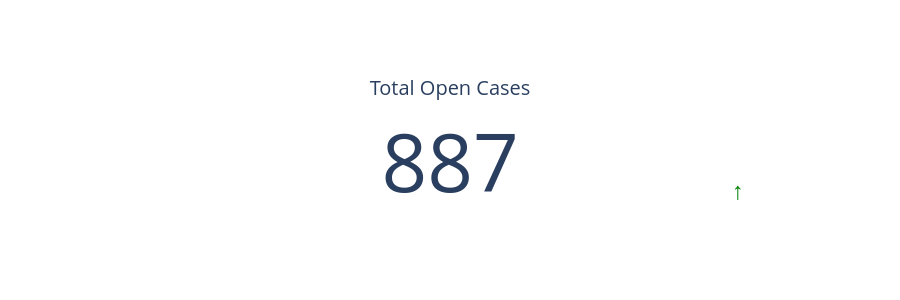
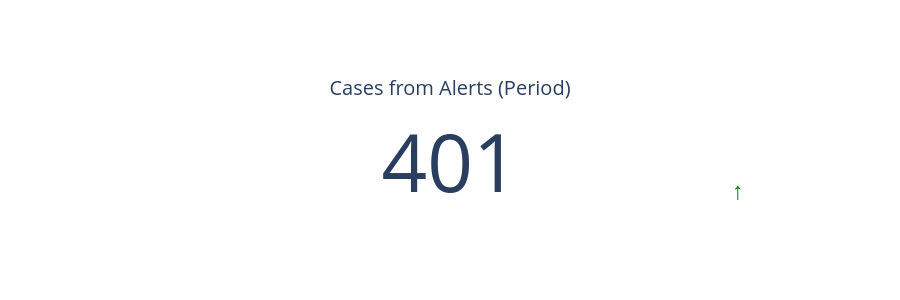
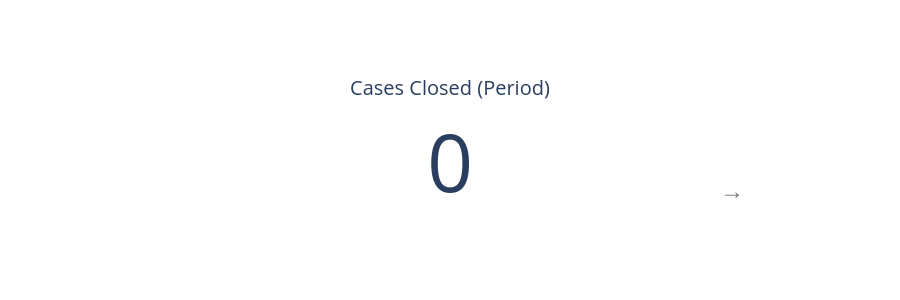
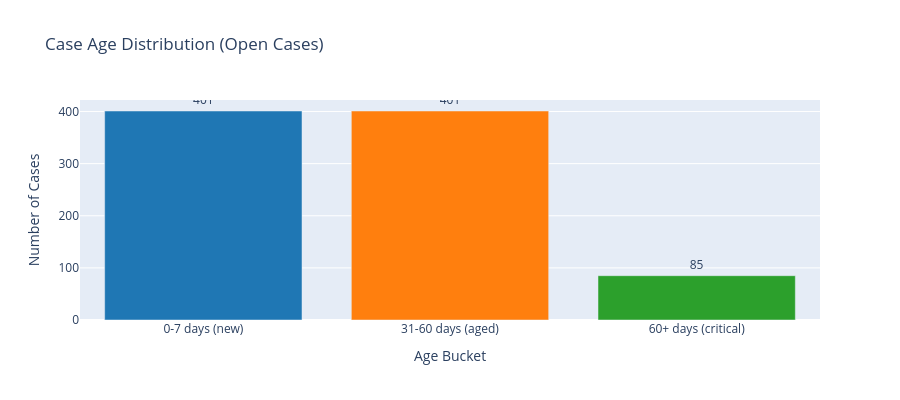

These figures' notebook cell, in order:
### Markdown cell above
## 8. Visualize Metrics with Trend Indicators
Create interactive visualizations for all KPIs with current values and trend indicators.

### Code cell
import plotly.graph_objects as go
from plotly.subplots import make_subplots

def create_kpi_card(title, current_value, previous_value, unit="", format_str=",.0f"):
    """Create a KPI card visualization with trend indicator"""
    trend = get_trend_indicator(current_value, previous_value)
    trend_color = "green" if trend == "↑" else ("red" if trend == "↓" else "gray")
    
    fig = go.Figure(go.Indicator(
        mode="number",
        value=current_value,
        title={"text": title},
        number={"suffix": unit, "valueformat": format_str},
        domain={"x": [0, 1], "y": [0, 1]},
        gauge={"axis": {"visible": False}},
    ))
    
    fig.add_annotation(
        text=f"<b>{trend}</b>",
        x=0.9, y=0.1,
        showarrow=False,
        font={"size": 24, "color": trend_color}
    )
    
    fig.update_layout(height=300, font={"size": 16})
    return fig

# Create KPI visualizations
print("\n" + "="*80)
print("KPI VISUALIZATIONS")
print("="*80)

# Row 1: Case Inventory KPIs
fig_open_cases = create_kpi_card(
    "Total Open Cases",
    metrics['current']['total_open_cases'],
    0  # No previous period baseline
)
fig_open_cases.show()

fig_inflow = create_kpi_card(
    "Cases from Alerts (Period)",
    metrics['current']['cases_from_alerts'],
    metrics['previous']['cases_from_alerts']
)
fig_inflow.show()

fig_outflow = create_kpi_card(
    "Cases Closed (Period)",
    metrics['current']['cases_closed'],
    metrics['previous']['cases_closed']
)
fig_outflow.show()

# Case Age Distribution Histogram
fig_age = go.Figure()
age_data = timeliness_metrics['age_distribution']
fig_age.add_trace(go.Bar(
    x=age_data['age_bucket'],
    y=age_data['count'],
    marker={"color": ["#1f77b4", "#ff7f0e", "#2ca02c", "#d62728", "#9467bd"]},
    text=age_data['count'],
    textposition='outside'
))
fig_age.update_layout(
    title="Case Age Distribution (Open Cases)",
    xaxis_title="Age Bucket",
    yaxis_title="Number of Cases",
    height=400,
    showlegend=False
)
fig_age.show()

# Cases by Status Distribution
fig_status = go.Figure()
status_data = status_metrics['cases_by_status'].head(8)
fig_status.add_trace(go.Bar(
    x=status_data['status'],
    y=status_data['count'],
    marker={"color": status_data['count'], "colorscale": "Viridis"},
    text=status_data['count'],
    textposition='outside'
))
fig_status.update_layout(
    title="Cases by Workflow Status",
    xaxis_title="Status",
    yaxis_title="Count",
    height=400,
    showlegend=False
)
fig_status.update_xaxes(tickangle=-45)
fig_status.show()

# Disposition Distribution Pie Chart
fig_disposition = go.Figure()
disposition_data = status_metrics['disposition_distribution']
fig_disposition.add_trace(go.Pie(
    labels=disposition_data['Disposition'],
    values=disposition_data['Count'],
    textposition='inside',
    textinfo='label+percent'
))
fig_disposition.update_layout(
    title="Closed Cases by Disposition",
    height=400
)
fig_disposition.show()

print("\n✓ Visualizations created successfully!")

### Figure 1 — Plotly figure (JSON) as saved in the notebook; plotly's stock layout.template omitted (floating-point values rounded to 4 significant figures)
{"data": [{"domain": {"x": [0, 1], "y": [0, 1]}, "gauge": {"axis": {"visible": false}}, "mode": "number", "number": {"suffix": "", "valueformat": ",.0f"}, "title": {"text": "Total Open Cases"}, "type": "indicator", "value": 887}], "layout": {"annotations": [{"font": {"color": "green", "size": 24}, "showarrow": false, "text": "<b>↑</b>", "x": 0.9, "y": 0.1}], "font": {"size": 16}, "height": 300}}

### Figure 2 — Plotly figure (JSON) as saved in the notebook; plotly's stock layout.template omitted (floating-point values rounded to 4 significant figures)
{"data": [{"domain": {"x": [0, 1], "y": [0, 1]}, "gauge": {"axis": {"visible": false}}, "mode": "number", "number": {"suffix": "", "valueformat": ",.0f"}, "title": {"text": "Cases from Alerts (Period)"}, "type": "indicator", "value": 401}], "layout": {"annotations": [{"font": {"color": "green", "size": 24}, "showarrow": false, "text": "<b>↑</b>", "x": 0.9, "y": 0.1}], "font": {"size": 16}, "height": 300}}

### Figure 3 — Plotly figure (JSON) as saved in the notebook; plotly's stock layout.template omitted (floating-point values rounded to 4 significant figures)
{"data": [{"domain": {"x": [0, 1], "y": [0, 1]}, "gauge": {"axis": {"visible": false}}, "mode": "number", "number": {"suffix": "", "valueformat": ",.0f"}, "title": {"text": "Cases Closed (Period)"}, "type": "indicator", "value": 0}], "layout": {"annotations": [{"font": {"color": "gray", "size": 24}, "showarrow": false, "text": "<b>→</b>", "x": 0.9, "y": 0.1}], "font": {"size": 16}, "height": 300}}

### Figure 4 — Plotly figure (JSON) as saved in the notebook; plotly's stock layout.template omitted (floating-point values rounded to 4 significant figures)
{"data": [{"marker": {"color": ["#1f77b4", "#ff7f0e", "#2ca02c", "#d62728", "#9467bd"]}, "text": [401.0, 401.0, 85.0], "textposition": "outside", "type": "bar", "x": ["0-7 days (new)", "31-60 days (aged)", "60+ days (critical)"], "y": [401, 401, 85]}], "layout": {"height": 400, "showlegend": false, "title": {"text": "Case Age Distribution (Open Cases)"}, "xaxis": {"title": {"text": "Age Bucket"}}, "yaxis": {"title": {"text": "Number of Cases"}}}}
